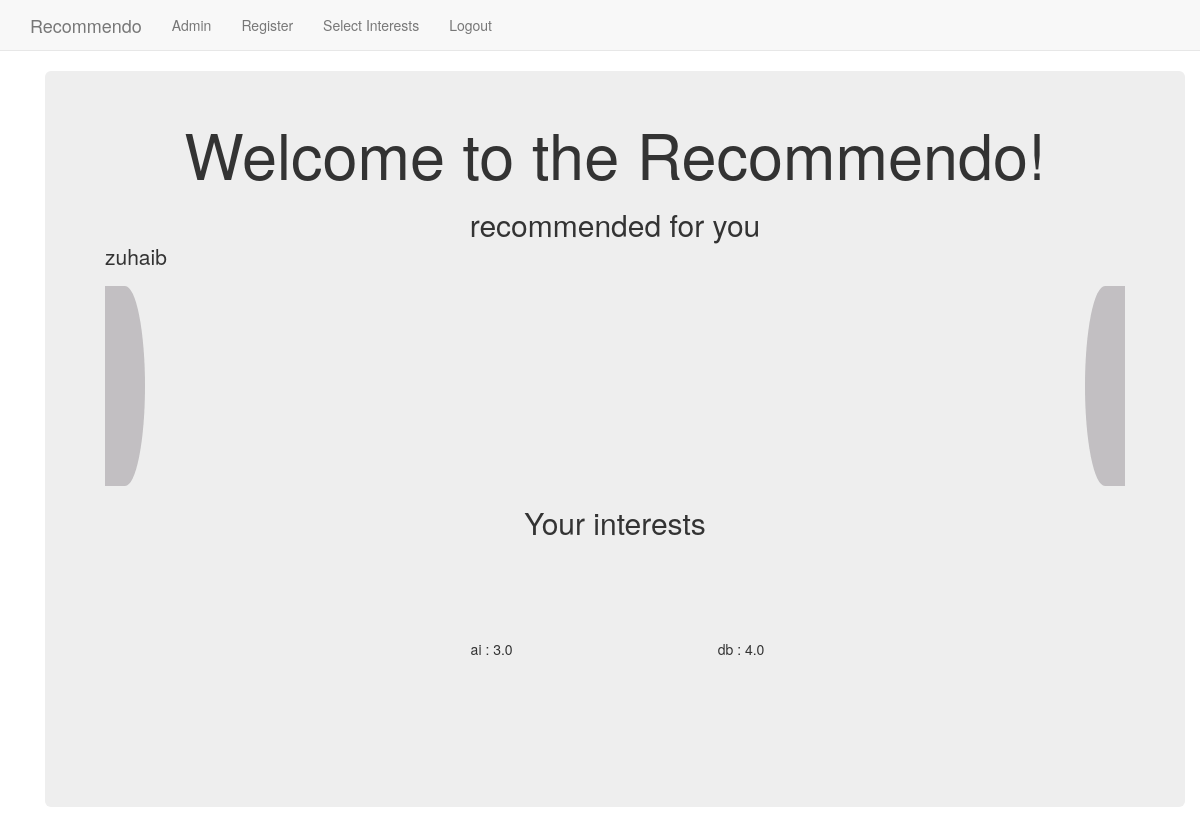
Before: / (signed in) with the older database file.
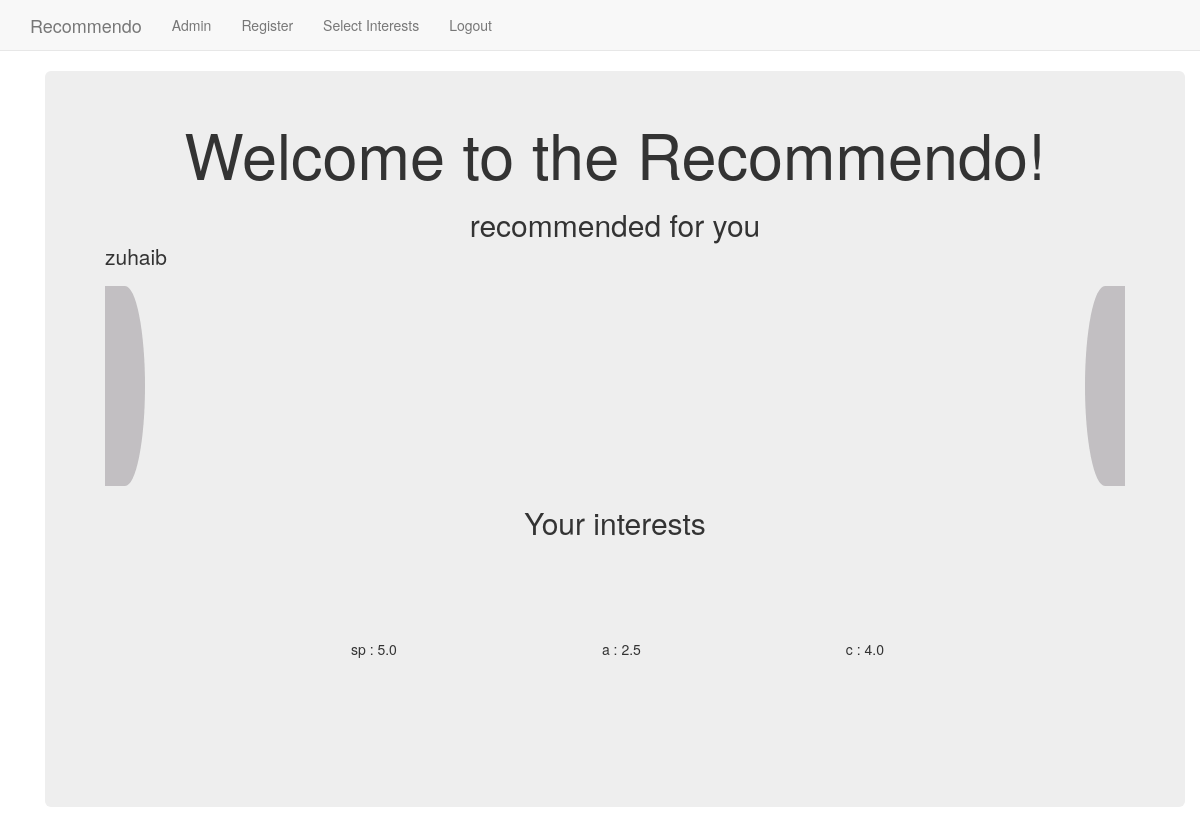
After: the same page with the newer database file.
### ideal_event/models.py (models this page shows, shortened)
class AppUser(models.Model):
    name = models.CharField(max_length=250, blank=True)
    user_id = models.OneToOneField(User, on_delete=models.CASCADE)
    profile_pic = models.ImageField(upload_to='profile_pics', blank=True)
    locale = models.CharField(default='en_IN', max_length=10)
    birthyear = models.IntegerField(default=1970)
    gender = models.CharField(default='Male', max_length=10)
    location = models.CharField(default='Delhi', max_length=250)
    timezone = models.IntegerField(default=0)
    interests = models.ManyToManyField('KeyVal')
    def __str__(self):
        return self.user_id.username

class KeyVal(models.Model):
    container = models.ForeignKey(
        Interest, db_index=True, on_delete=models.CASCADE)
    name = models.CharField(max_length=250, db_index=True)
    interest_level = models.DecimalField(
        default=0,
        validators=[MaxValueValidator(5.0), MinValueValidator(0.0)],
        decimal_places=1, max_digits=6,
        db_index=True
    )

### ideal_event/views.py (the view)
# urls.py: url(r'^$', views.index, name='index'),
@login_required
def index(request):
    ol = Grp.objects.all()
    print(request.user.id)
    logged_user = AppUser.objects.get(user_id=request.user.id)
    interests_logged_user = logged_user.interests.all()
    context = {
        "ol": ol,
        "it": interests_logged_user,
        "username": logged_user
    }
    return render(request, 'ideal_event/index.html', context)

### ideal_event/templates/ideal_event/index.html (shortened to what this page needs)
{% extends "ideal_event/base.html" %} {% load static %} {% block body_block %}
<div class="container">
  <div class="jumbotron">
    <h1 style="margin: 0 auto;text-align:center">Welcome to the Recommendo!</h1>
    <div>
      <div>
        <br>
        {% if user.is_authenticated %}
        <h2 style="margin: 0 auto;text-align:center">recommended for you</h2><p>{{username}}</p>
        <div style="position: relative;">
          <div
            id="left"
            style="width:40px; height: 100%; left:0; border-radius:0 50% 50% 0; position: absolute; background-color: rgba(15, 1, 15, 0.2)"
          ></div>
          <div
            id="right"
            style="width:40px; height: 100%; right:0; border-radius:50% 0 0 50%; position: absolute; background-color: rgba(15, 1, 15, 0.2)"
          ></div>
          <div
            id="scroller"
            style="background:rgba(0, 128, 0, 0);  width: 100%; height:200px; overflow-y: hidden;  display:flex; overflow-x:auto;"
          >
          </div>
        </div>
        <br />
        <h2 style="margin: 0 auto;text-align:center">Your interests</h2>
        <div
          style="background:rgba(0, 128, 0, 0);text-align: center;  width: 100%; align-content: center; justify-content: center; display:flex; overflow-x:auto;"
        >
          {% for x in it %}
          <div
            style="padding: 100px; display: inline-block; margin-left: 5px; background-size: cover; background-image:url({ideal_event.image.url});"
          >
            {{ x.name }} : {{ x.interest_level }}
          </div>
          {% endfor %}
        </div>
        {% else %}
        <h2>Register or Login if you'd like to</h2>
        {% endif %}
      </div>
    </div>
  </div>
</div>
{% endblock %}

### ideal_event/templates/ideal_event/base.html (shortened to what this page needs)
<!DOCTYPE html>
<html>
  <head>
    <link
      rel="stylesheet"
      href="https://maxcdn.bootstrapcdn.com/bootstrap/3.3.7/css/bootstrap.min.css"
    />
  </head>
  <body>
    <nav class="navbar navbar-default navbar-static-top">
      <div class="container">
        <ul class="nav navbar-nav">
          <li>
            <a class="navbar-brand" href="{% url 'index' %}">Recommendo</a>
          </li>
          <li>
            <a class="navbar-link" href="{% url 'admin:index' %}">Admin</a>
          </li>
          <li>
            <a class="navbar-link" href="{% url 'ideal_event:register' %}"
              >Register</a
            >
          </li>
          <li>
            <a class="navbar-link" href="{% url 'ideal_event:select_interest' %}"
              >Select Interests</a
            >
          </li>
          {% if user.is_authenticated %}
          <li><a href="{% url 'logout' %}">Logout</a></li>
          {% else %}
          <li>
            <a class="navbar-link" href="{% url 'ideal_event:user_login' %}"
              >Login</a
            >
          </li>
          {% endif %}
        </ul>
      </div>
    </nav>
    <div class="container">{% block body_block %} {% endblock %}</div>
  </body>
</html>

### ideal_event/templates/ideal_event/base.html (style rules this page uses)
body { margin: 0; }

Changed rows visible on the page:
no longer on this page (row unchanged): KeyVal: name "ai", interest_level "3.0"
no longer on this page (row unchanged): KeyVal: name "db", interest_level "4.0"
added KeyVal: name "sp", interest_level "5.0"
added KeyVal: name "a", interest_level "2.5"
added KeyVal: name "c", interest_level "4.0"
